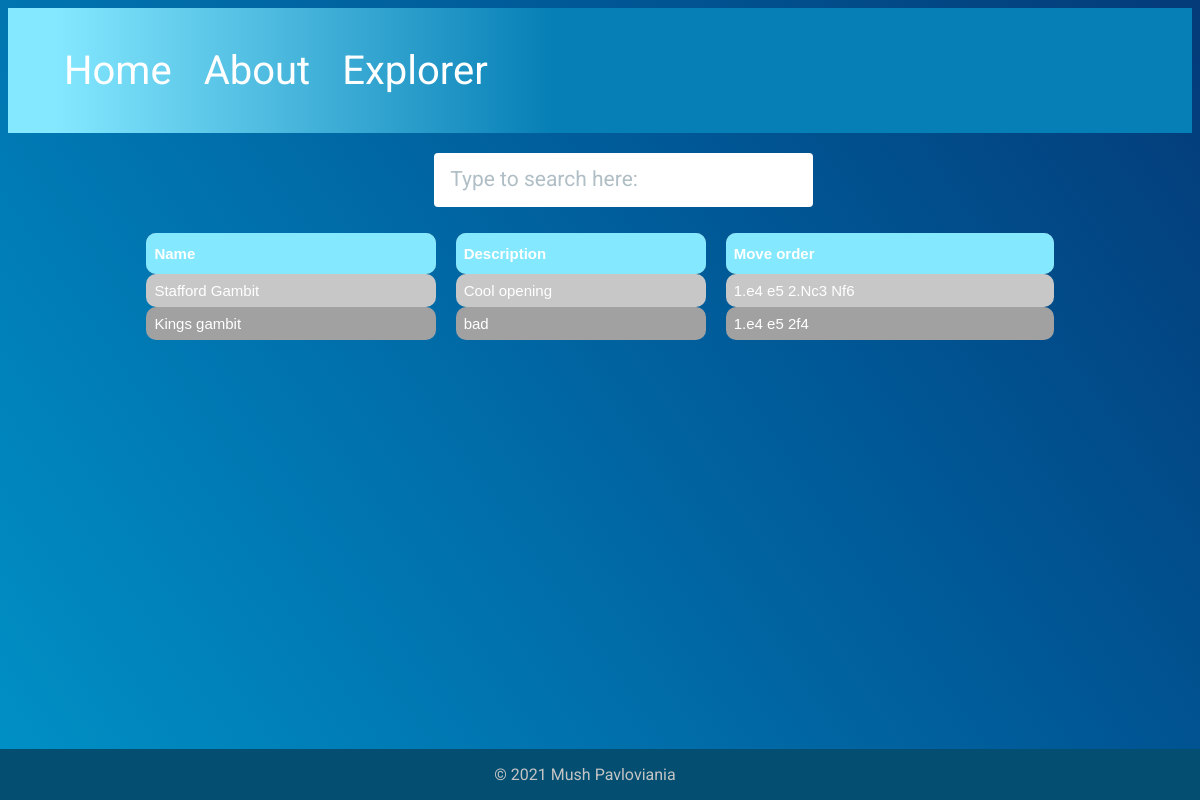
Page /opening on the earlier database version.
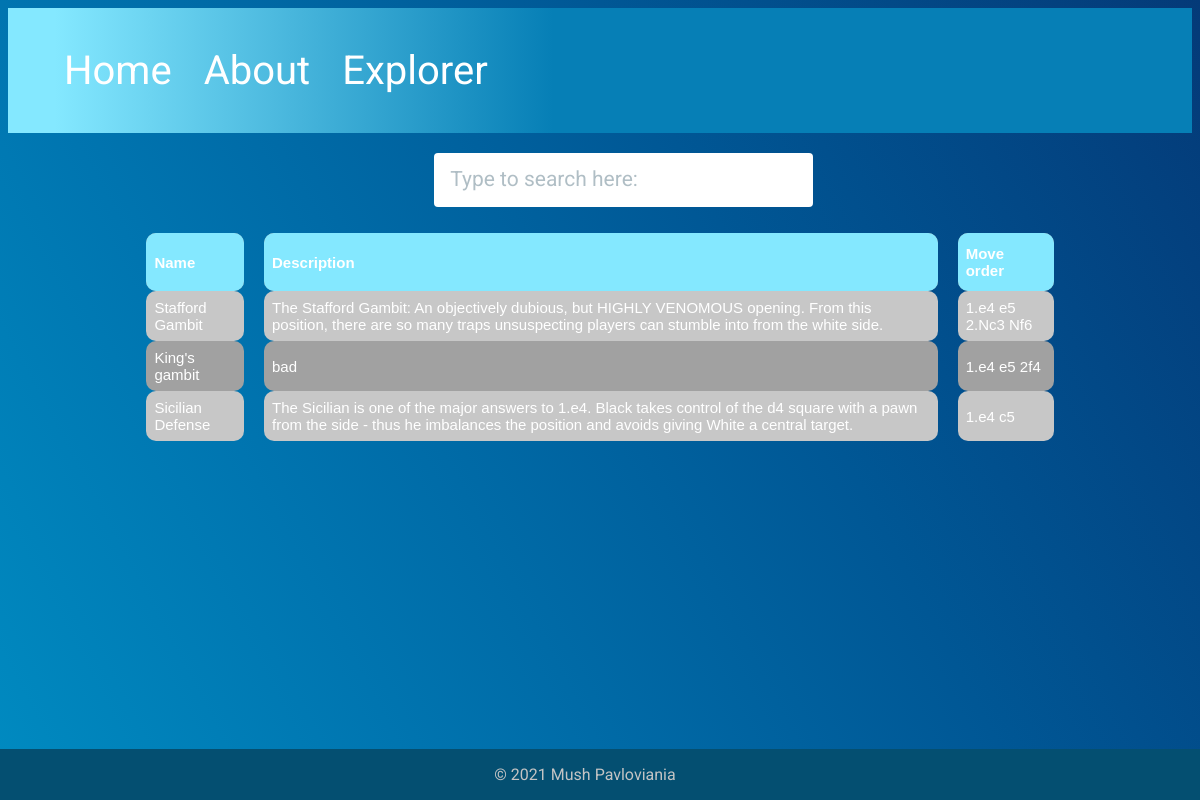
Same page on the later database version.
### tables this page shows
CREATE TABLE Main_Openings (id INTEGER PRIMARY KEY AUTOINCREMENT UNIQUE, name STRING, moves STRING, description STRING, FEN STRING);

### main.py (the view)
@app.route('/opening')
def Explorer():
  conn = sqlite3.connect('wack.db')
  cursor=conn.cursor()
  cursor.execute('SELECT * FROM Main_Openings')
  cursoroutput=cursor.fetchall()
  conn.close()
  return render_template('opening.html', openingss=cursoroutput)

### forms.py
class SearchForm(FlaskForm):
    query = StringField('query', validators=[DataRequired()])
    submit = SubmitField('🔍')

### main.py (called while the page is built)
@app.context_processor
def inject_search():
  searchform = SearchForm()
  return dict(searchform=searchform)

### templates/opening.html (shortened to what this page needs)
{% extends 'layout.html' %}
{% block content %}
<div class="Wrapper">
  <div class="Input">
    <input type="text" id="input" onkeyup="pogdothething()" class="Input-text" placeholder="Type to search here:">
  </div>
</div>
<table id="customers"style="width:100%; color:white; height:200%; width:80%;  margin-top:100px; margin-left:auto; margin-right:auto; -moz-border-radius:6px;         border-collapse: separate;          border-spacing: 20px 0;">
  <tr>
    <th >Name</th>
    <th>Description</th>
    <th>Move order</th>
  </tr>
  {% for item in openingss %}
  <tr>
    <td><a href='/opening/{{item[0]}}'> {{item[1]}}</a> </td>
    <td>{{item[3]}}</td>
    <td>{{item[2]}}</td>
  </tr>
{% endfor %}
</table>
{% endblock %}

### templates/layout.html (shortened to what this page needs)
<!doctype html>
<html>
  <head>
    <link rel="stylesheet" href="/static/css/style.css">
  </head>
  <body>
    {% include 'nav.html' %}
    {% block content %}{% endblock %}
    {% include 'footer.html' %}
  </body>
</html>

### templates/nav.html (shortened to what this page needs)
<ul>
  <li><a class="/active" href="/" >Home</a></li>
  <li><a href="/about">About</a></li>
  <li><a href="/opening">Explorer</a></li>
</ul>

### templates/footer.html (shortened to what this page needs)
<div class = "footer">
  <p>&copy; 2021 Mush Pavloviania</p>
</div>

### static/css/style.css (style rules this page uses)
body { font-family: 'Roboto', sans-serif; background-image: linear-gradient(to right top, #0db4dd, #0094c8, #0075b0, #005795, #043a78); background-repeat: no-repeat; background-size: 100% 500%; }

### templates/nav.html (style rules this page uses)
ul { list-style-type: none; margin: 0; padding-top: 25px; padding-bottom: 25px; overflow: hidden; background-color:rgb(132,232,255); background:linear-gradient(90deg, rgba(132,232,255,1) 4%, rgba(6,127,182,1) 46%); font-family: 'Roboto', sans-serif; font-size: 40px; }
li { float: left; font-size:50; }
ul li { font-family: 'Roboto', sans-serif; }
li a { display: block; color: white; text-align: center; padding: 14px 16px; text-decoration: none; font-size: 53; }

### templates/opening.html (style rules this page uses)
:root { --gutterSm: 0.4rem; --gutterMd: 0.8rem; --gutterLg: 1.6rem; --gutterXl: 2.4rem; --gutterXx: 7.2rem; --colorPrimary400: ##0DB4DD; --colorPrimary600: #00a1eb; --colorPrimary800: #4527a0; --fontFamily: "Dosis", sans-serif; --fontSizeSm: 1.2rem; --fontSizeMd: 1.6rem; --fontSizeLg: 2.1rem; --fontSizeXl: 2.8rem; --fontSizeXx: 3.6rem; --lineHeightSm: 1.1; --lineHeightMd: 1.8; --transitionDuration: 300ms; --transitionTF: cubic-bezier(0.645, 0.045, 0.355, 1); --inputPaddingV: var(--gutterMd); --inputPaddingH: var(--gutterLg); --inputFontSize: var(--fontSizeLg); --inputLineHeight: var(--lineHeightMd); --labelScaleFactor: 0.8; --labelDefaultPosY: 50%; --labelTransformedPosY: calc( (var(--labelDefaultPosY)) - (var(--inputPaddingV) * var(--labelScaleFactor)) - (var(--inputFontSize) * var(--inputLineHeight)) ); --inputTransitionDuration: var(--transitionDuration); --inputTransitionTF: var(--transitionTF); }
*, *::before, *::after { box-sizing: border-box; }
html { font-size: 10px; }
a:link { color: white; background-color: transparent; text-decoration: none; }
.Wrapper { flex: 0 0 80%; max-width: 80%; }
.Input { position: relative; }
.Input-text { display: block; margin: 0; padding: var(--inputPaddingV) var(--inputPaddingH); color: inherit; width: 50%; font-family: inherit; font-size: var(--inputFontSize); font-weight: inherit; line-height: var(--inputLineHeight); border: none; border-radius: 0.4rem; transition: box-shadow var(--transitionDuration); }
.Input-text::placeholder { color: #B0BEC5; }
div { float:right; margin-top:10px; width:80%; }
#customers { font-family: Arial, Helvetica, sans-serif; border-collapse: collapse; width: 100%; -moz-border-radius: 5px; -webkit-border-radius: 5px; border-radius: 5px; font-size:15px; }
.footer { position: fixed; color: #C4C4C4; left: 0; bottom: 0; padding-right: 15px; width: 100%; background-color:#044F71; text-align: center; font-size:16px; }
#customers td, #customers th { border: 1px solid #ddd; padding: 8px; -moz-border-radius: 10px; -webkit-border-radius: 10px; border-radius: 10px; border:solid black 0px; }
#customers tr:nth-child(even) { background-color: #c7c7c7; }
#customers tr:nth-child(odd) { background-color: #a1a1a1; }
#customers th { padding-top: 12px; padding-bottom: 12px; text-align: left; background-color: #84E8FF; color: white; -moz-border-radius:6px; }

### templates/footer.html (style rules this page uses)
.footer { position: fixed; color: #C4C4C4; left: 0; bottom: 0; padding-right: 30px; width: 100%; background-color:#044F71; text-align: center; }

Differences in the rows shown:
changed Main_Openings "Stafford Gambit": description "Cool opening" → "The Stafford Gambit: An objectively dubious, but HIGHLY VENOMOUS opening. From this position, there are so many traps unsuspecting players can stumble into from the white side."
changed Main_Openings "bad": name "Kings gambit" → "King's gambit"
added Main_Openings: name "Sicilian Defense", description "The Sicilian is one of the major answers to 1.e4. Black takes control of the d4 square with a pawn from the side - thus he imbalances the position and avoids giving White a central target.", moves "1.e4 c5"
